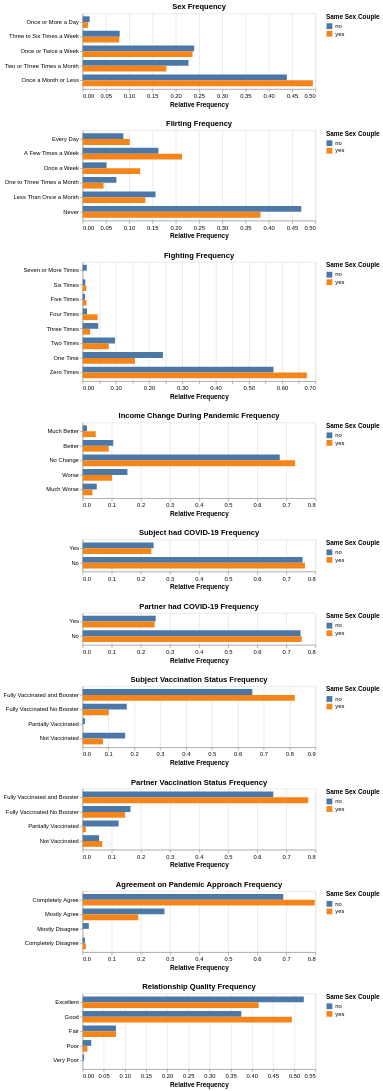

Here is the notebook cell this chart was saved with:
### Code cell
sex_freq_labels = {
  "once_a_month_or_less": "Once a Month or Less",
  "2_to_3_times_a_month": "Two or Three Times a Month",
  "once_or_twice_a_week": "Once or Twice a Week",
  "3_to_6_times_a_week": "Three to Six Times a Week",
  "once_or_more_a_day": "Once or More a Day"
}
hist_sex_freq = histogram_plot(hcmst, 'sex_frequency', 'same_sex_couple', sex_freq_labels, 'Sex Frequency')

flirt_freq_labels = {
  "never": "Never",
  "less_than_once_a_month": "Less Than Once a Month",
  "1_to_3_times_a_month": "One to Three Times a Month",
  "once_a_week": "Once a Week",
  "a_few_times_a_week": "A Few Times a Week",
  "every_day": "Every Day" 
}
hist_flirt_freq = histogram_plot(hcmst, "flirts_with_partner", "same_sex_couple", flirt_freq_labels, "Flirting Frequency")

fight_freq_labels = {
  "0_times": "Zero Times",
  "1_time": "One Time",
  "2_times": "Two Times",
  "3_times": "Three Times",
  "4_times": "Four Times",
  "5_times": "Five Times",
  "6_times": "Six Times",
  "7_or_more_times": "Seven or More Times"
}
hist_fight_freq = histogram_plot(hcmst, "fights_with_partner", "same_sex_couple", fight_freq_labels, "Fighting Frequency")

inc_labels = {
  "much_worse": "Much Worse",
  "worse": "Worse",
  "no_change": "No Change",
  "better": "Better",
  "much_better": "Much Better"
}
hist_inc_change_freq = histogram_plot(hcmst, "inc_change_during_pandemic", "same_sex_couple", inc_labels, "Income Change During Pandemic Frequency")

yes_no_label = {
    "no": "No", "yes": "Yes"
}
hist_sub_covid_freq = histogram_plot(hcmst, "subject_had_covid", "same_sex_couple", yes_no_label, "Subject had COVID-19 Frequency")
hist_par_covid_freq = histogram_plot(hcmst, "partner_had_covid", "same_sex_couple", yes_no_label, "Partner had COVID-19 Frequency")

vax_label ={
  "not_vaccinated": "Not Vaccinated",
  "partially_vaccinated": "Partially Vaccinated",
  "fully_vaccinated_no_booster": "Fully Vaccinated No Booster",
  "fully_vaccinated_and_booster": "Fully Vaccinated and Booster"
}
hist_sub_vax_freq = histogram_plot(hcmst, "subject_vaccinated", "same_sex_couple", vax_label, "Subject Vaccination Status Frequency")
hist_par_vax_freq = histogram_plot(hcmst, "partner_vaccinated", "same_sex_couple", vax_label, "Partner Vaccination Status Frequency")

approach_label = {
  "completely_disagree": "Completely Disagree",
  "mostly_disagree": "Mostly Disagree",
  "mostly_agree": "Mostly Agree",
  "completely_agree": "Completely Agree"
}
hist_cov_approach_freq = histogram_plot(hcmst, "agree_covid_approach", "same_sex_couple", approach_label, "Agreement on Pandemic Approach Frequency")

quality_label = {
  "very_poor": "Very Poor",
  "poor": "Poor",
  "fair": "Fair",
  "good": "Good",
  "excellent": "Excellent"
}
hist_quality_freq = histogram_plot(hcmst, "relationship_quality", "same_sex_couple", quality_label, "Relationship Quality Frequency")

alt.vconcat(
  hist_sex_freq,
  hist_flirt_freq,
  hist_fight_freq,
  hist_inc_change_freq,
  hist_sub_covid_freq,
  hist_par_covid_freq,
  hist_sub_vax_freq,
  hist_par_vax_freq,
  hist_cov_approach_freq,
  hist_quality_freq
).resolve_legend(color='independent')

### Figure 1 — Vega-Lite specification as saved in the notebook (floating-point values rounded to 4 significant figures)
{"config": {"view": {"continuousWidth": 300, "continuousHeight": 300}}, "vconcat": [{"data": {"name": "data-0df76c7bda6cae7bb2b020ec0e6b521a"}, "mark": {"type": "bar", "size": 10}, "encoding": {"color": {"field": "same_sex_couple", "title": "Same Sex Couple", "type": "nominal"}, "x": {"field": "prop", "title": "Relative Frequency", "type": "quantitative"}, "y": {"field": "sex_frequency", "scale": {"reverse": true}, "sort": ["Once a Month or Less", "Two or Three Times a Month", "Once or Twice a Week", "Three to Six Times a Week", "Once or More a Day"], "title": null, "type": "ordinal"}, "yOffset": {"field": "same_sex_couple", "type": "nominal"}}, "height": {"step": 10}, "title": "Sex Frequency", "width": 400}, {"data": {"name": "data-b2d7ffc62e3d4486f81adac55bafc09e"}, "mark": {"type": "bar", "size": 10}, "encoding": {"color": {"field": "same_sex_couple", "title": "Same Sex Couple", "type": "nominal"}, "x": {"field": "prop", "title": "Relative Frequency", "type": "quantitative"}, "y": {"field": "flirts_with_partner", "scale": {"reverse": true}, "sort": ["Never", "Less Than Once a Month", "One to Three Times a Month", "Once a Week", "A Few Times a Week", "Every Day"], "title": null, "type": "ordinal"}, "yOffset": {"field": "same_sex_couple", "type": "nominal"}}, "height": {"step": 10}, "title": "Flirting Frequency", "width": 400}, {"data": {"name": "data-0fcb968a018df0e13bb16f17ee873656"}, "mark": {"type": "bar", "size": 10}, "encoding": {"color": {"field": "same_sex_couple", "title": "Same Sex Couple", "type": "nominal"}, "x": {"field": "prop", "title": "Relative Frequency", "type": "quantitative"}, "y": {"field": "fights_with_partner", "scale": {"reverse": true}, "sort": ["Zero Times", "One Time", "Two Times", "Three Times", "Four Times", "Five Times", "Six Times", "Seven or More Times"], "title": null, "type": "ordinal"}, "yOffset": {"field": "same_sex_couple", "type": "nominal"}}, "height": {"step": 10}, "title": "Fighting Frequency", "width": 400}, {"data": {"name": "data-a2ead542f3c7110ed26883071eddcba0"}, "mark": {"type": "bar", "size": 10}, "encoding": {"color": {"field": "same_sex_couple", "title": "Same Sex Couple", "type": "nominal"}, "x": {"field": "prop", "title": "Relative Frequency", "type": "quantitative"}, "y": {"field": "inc_change_during_pandemic", "scale": {"reverse": true}, "sort": ["Much Worse", "Worse", "No Change", "Better", "Much Better"], "title": null, "type": "ordinal"}, "yOffset": {"field": "same_sex_couple", "type": "nominal"}}, "height": {"step": 10}, "title": "Income Change During Pandemic Frequency", "width": 400}, {"data": {"name": "data-1292d59864702347b1351464b8100557"}, "mark": {"type": "bar", "size": 10}, "encoding": {"color": {"field": "same_sex_couple", "title": "Same Sex Couple", "type": "nominal"}, "x": {"field": "prop", "title": "Relative Frequency", "type": "quantitative"}, "y": {"field": "subject_had_covid", "scale": {"reverse": true}, "sort": ["No", "Yes"], "title": null, "type": "ordinal"}, "yOffset": {"field": "same_sex_couple", "type": "nominal"}}, "height": {"step": 10}, "title": "Subject had COVID-19 Frequency", "width": 400}, {"data": {"name": "data-f345367074f48f6709d0be7807181d6b"}, "mark": {"type": "bar", "size": 10}, "encoding": {"color": {"field": "same_sex_couple", "title": "Same Sex Couple", "type": "nominal"}, "x": {"field": "prop", "title": "Relative Frequency", "type": "quantitative"}, "y": {"field": "partner_had_covid", "scale": {"reverse": true}, "sort": ["No", "Yes"], "title": null, "type": "ordinal"}, "yOffset": {"field": "same_sex_couple", "type": "nominal"}}, "height": {"step": 10}, "title": "Partner had COVID-19 Frequency", "width": 400}, {"data": {"name": "data-f5395deda3d782cb2a2161898c61d56f"}, "mark": {"type": "bar", "size": 10}, "encoding": {"color": {"field": "same_sex_couple", "title": "Same Sex Couple", "type": "nominal"}, "x": {"field": "prop", "title": "Relative Frequency", "type": "quantitative"}, "y": {"field": "subject_vaccinated", "scale": {"reverse": true}, "sort": ["Not Vaccinated", "Partially Vaccinated", "Fully Vaccinated No Booster", "Fully Vaccinated and Booster"], "title": null, "type": "ordinal"}, "yOffset": {"field": "same_sex_couple", "type": "nominal"}}, "height": {"step": 10}, "title": "Subject Vaccination Status Frequency", "width": 400}, {"data": {"name": "data-58487182458d8f7e1591eead41d7fce1"}, "mark": {"type": "bar", "size": 10}, "encoding": {"color": {"field": "same_sex_couple", "title": "Same Sex Couple", "type": "nominal"}, "x": {"field": "prop", "title": "Relative Frequency", "type": "quantitative"}, "y": {"field": "partner_vaccinated", "scale": {"reverse": true}, "sort": ["Not Vaccinated", "Partially Vaccinated", "Fully Vaccinated No Booster", "Fully Vaccinated and Booster"], "title": null, "type": "ordinal"}, "yOffset": {"field": "same_sex_couple", "type": "nominal"}}, "height": {"step": 10}, "title": "Partner Vaccination Status Frequency", "width": 400}, {"data": {"name": "data-e4600834a592eab7953d79ff68d79a7c"}, "mark": {"type": "bar", "size": 10}, "encoding": {"color": {"field": "same_sex_couple", "title": "Same Sex Couple", "type": "nominal"}, "x": {"field": "prop", "title": "Relative Frequency", "type": "quantitative"}, "y": {"field": "agree_covid_approach", "scale": {"reverse": true}, "sort": ["Completely Disagree", "Mostly Disagree", "Mostly Agree", "Completely Agree"], "title": null, "type": "ordinal"}, "yOffset": {"field": "same_sex_couple", "type": "nominal"}}, "height": {"step": 10}, "title": "Agreement on Pandemic Approach Frequency", "width": 400}, {"data": {"name": "data-8ace7ac490ada473b252cfdc09f8df90"}, "mark": {"type": "bar", "size": 10}, "encoding": {"color": {"field": "same_sex_couple", "title": "Same Sex Couple", "type": "nominal"}, "x": {"field": "prop", "title": "Relative Frequency", "type": "quantitative"}, "y": {"field": "relationship_quality", "scale": {"reverse": true}, "sort": ["Very Poor", "Poor", "Fair", "Good", "Excellent"], "title": null, "type": "ordinal"}, "yOffset": {"field": "same_sex_couple", "type": "nominal"}}, "height": {"step": 10}, "title": "Relationship Quality Frequency", "width": 400}], "resolve": {"legend": {"color": "independent"}}, "$schema": "https://vega.github.io/schema/vega-lite/v5.20.1.json", "datasets": {"data-0df76c7bda6cae7bb2b020ec0e6b521a": [{"sex_frequency": "Once a Month or Less", "same_sex_couple": "no", "count": 496, "prop": 0.4385}, {"sex_frequency": "Once a Month or Less", "same_sex_couple": "yes", "count": 44, "prop": 0.4944}, {"sex_frequency": "Two or Three Times a Month", "same_sex_couple": "no", "count": 257, "prop": 0.2272}, {"sex_frequency": "Two or Three Times a Month", "same_sex_couple": "yes", "count": 16, "prop": 0.1798}, {"sex_frequency": "Once or Twice a Week", "same_sex_couple": "no", "count": 271, "prop": 0.2396}, {"sex_frequency": "Once or Twice a Week", "same_sex_couple": "yes", "count": 21, "prop": 0.236}, {"sex_frequency": "Three to Six Times a Week", "same_sex_couple": "no", "count": 90, "prop": 0.07958}, {"sex_frequency": "Three to Six Times a Week", "same_sex_couple": "yes", "count": 7, "prop": 0.07865}, {"sex_frequency": "Once or More a Day", "same_sex_couple": "no", "count": 17, "prop": 0.01503}, {"sex_frequency": "Once or More a Day", "same_sex_couple": "yes", "count": 1, "prop": 0.01124}], "data-b2d7ffc62e3d4486f81adac55bafc09e": [{"flirts_with_partner": "Never", "same_sex_couple": "no", "count": 531, "prop": 0.4695}, {"flirts_with_partner": "Never", "same_sex_couple": "yes", "count": 34, "prop": 0.382}, {"flirts_with_partner": "Less Than Once a Month", "same_sex_couple": "no", "count": 177, "prop": 0.1565}, {"flirts_with_partner": "Less Than Once a Month", "same_sex_couple": "yes", "count": 12, "prop": 0.1348}, {"flirts_with_partner": "One to Three Times a Month", "same_sex_couple": "no", "count": 82, "prop": 0.0725}, {"flirts_with_partner": "One to Three Times a Month", "same_sex_couple": "yes", "count": 4, "prop": 0.04494}, {"flirts_with_partner": "Once a Week", "same_sex_couple": "no", "count": 58, "prop": 0.05128}, {"flirts_with_partner": "Once a Week", "same_sex_couple": "yes", "count": 11, "prop": 0.1236}, {"flirts_with_partner": "A Few Times a Week", "same_sex_couple": "no", "count": 184, "prop": 0.1627}, {"flirts_with_partner": "A Few Times a Week", "same_sex_couple": "yes", "count": 19, "prop": 0.2135}, {"flirts_with_partner": "Every Day", "same_sex_couple": "no", "count": 99, "prop": 0.08753}, {"flirts_with_partner": "Every Day", "same_sex_couple": "yes", "count": 9, "prop": 0.1011}], "data-0fcb968a018df0e13bb16f17ee873656": [{"fights_with_partner": "Zero Times", "same_sex_couple": "no", "count": 649, "prop": 0.5738}, {"fights_with_partner": "Zero Times", "same_sex_couple": "yes", "count": 60, "prop": 0.6742}, {"fights_with_partner": "One Time", "same_sex_couple": "no", "count": 273, "prop": 0.2414}, {"fights_with_partner": "One Time", "same_sex_couple": "yes", "count": 14, "prop": 0.1573}, {"fights_with_partner": "Two Times", "same_sex_couple": "no", "count": 110, "prop": 0.09726}, {"fights_with_partner": "Two Times", "same_sex_couple": "yes", "count": 7, "prop": 0.07865}, {"fights_with_partner": "Three Times", "same_sex_couple": "no", "count": 53, "prop": 0.04686}, {"fights_with_partner": "Three Times", "same_sex_couple": "yes", "count": 2, "prop": 0.02247}, {"fights_with_partner": "Four Times", "same_sex_couple": "no", "count": 15, "prop": 0.01326}, {"fights_with_partner": "Four Times", "same_sex_couple": "yes", "count": 4, "prop": 0.04494}, {"fights_with_partner": "Five Times", "same_sex_couple": "no", "count": 8, "prop": 0.007073}, {"fights_with_partner": "Five Times", "same_sex_couple": "yes", "count": 1, "prop": 0.01124}, {"fights_with_partner": "Six Times", "same_sex_couple": "no", "count": 9, "prop": 0.007958}, {"fights_with_partner": "Six Times", "same_sex_couple": "yes", "count": 1, "prop": 0.01124}, {"fights_with_partner": "Seven or More Times", "same_sex_couple": "no", "count": 14, "prop": 0.01238}, {"fights_with_partner": "Seven or More Times", "same_sex_couple": "yes", "count": 0, "prop": 0.0}], "data-a2ead542f3c7110ed26883071eddcba0": [{"inc_change_during_pandemic": "Much Worse", "same_sex_couple": "no", "count": 55, "prop": 0.04863}, {"inc_change_during_pandemic": "Much Worse", "same_sex_couple": "yes", "count": 3, "prop": 0.03371}, {"inc_change_during_pandemic": "Worse", "same_sex_couple": "no", "count": 174, "prop": 0.1538}, {"inc_change_during_pandemic": "Worse", "same_sex_couple": "yes", "count": 9, "prop": 0.1011}, {"inc_change_during_pandemic": "No Change", "same_sex_couple": "no", "count": 766, "prop": 0.6773}, {"inc_change_during_pandemic": "No Change", "same_sex_couple": "yes", "count": 65, "prop": 0.7303}, {"inc_change_during_pandemic": "Better", "same_sex_couple": "no", "count": 119, "prop": 0.1052}, {"inc_change_during_pandemic": "Better", "same_sex_couple": "yes", "count": 8, "prop": 0.08989}, {"inc_change_during_pandemic": "Much Better", "same_sex_couple": "no", "count": 17, "prop": 0.01503}, {"inc_change_during_pandemic": "Much Better", "same_sex_couple": "yes", "count": 4, "prop": 0.04494}], "data-1292d59864702347b1351464b8100557": [{"subject_had_covid": "No", "same_sex_couple": "no", "count": 855, "prop": 0.756}, {"subject_had_covid": "No", "same_sex_couple": "yes", "count": 68, "prop": 0.764}, {"subject_had_covid": "Yes", "same_sex_couple": "no", "count": 276, "prop": 0.244}, {"subject_had_covid": "Yes", "same_sex_couple": "yes", "count": 21, "prop": 0.236}], "data-f345367074f48f6709d0be7807181d6b": [{"partner_had_covid": "No", "same_sex_couple": "no", "count": 847, "prop": 0.7489}, {"partner_had_covid": "No", "same_sex_couple": "yes", "count": 67, "prop": 0.7528}, {"partner_had_covid": "Yes", "same_sex_couple": "no", "count": 284, "prop": 0.2511}, {"partner_had_covid": "Yes", "same_sex_couple": "yes", "count": 22, "prop": 0.2472}], "data-f5395deda3d782cb2a2161898c61d56f": [{"subject_vaccinated": "Not Vaccinated", "same_sex_couple": "no", "count": 186, "prop": 0.1645}, {"subject_vaccinated": "Not Vaccinated", "same_sex_couple": "yes", "count": 7, "prop": 0.07865}, {"subject_vaccinated": "Partially Vaccinated", "same_sex_couple": "no", "count": 10, "prop": 0.008842}, {"subject_vaccinated": "Partially Vaccinated", "same_sex_couple": "yes", "count": 0, "prop": 0.0}, {"subject_vaccinated": "Fully Vaccinated No Booster", "same_sex_couple": "no", "count": 193, "prop": 0.1706}, {"subject_vaccinated": "Fully Vaccinated No Booster", "same_sex_couple": "yes", "count": 9, "prop": 0.1011}, {"subject_vaccinated": "Fully Vaccinated and Booster", "same_sex_couple": "no", "count": 742, "prop": 0.6561}, {"subject_vaccinated": "Fully Vaccinated and Booster", "same_sex_couple": "yes", "count": 73, "prop": 0.8202}], "data-58487182458d8f7e1591eead41d7fce1": [{"partner_vaccinated": "Not Vaccinated", "same_sex_couple": "no", "count": 64, "prop": 0.05659}, {"partner_vaccinated": "Not Vaccinated", "same_sex_couple": "yes", "count": 6, "prop": 0.06742}, {"partner_vaccinated": "Partially Vaccinated", "same_sex_couple": "no", "count": 140, "prop": 0.1238}, {"partner_vaccinated": "Partially Vaccinated", "same_sex_couple": "yes", "count": 1, "prop": 0.01124}, {"partner_vaccinated": "Fully Vaccinated No Booster", "same_sex_couple": "no", "count": 186, "prop": 0.1645}, {"partner_vaccinated": "Fully Vaccinated No Booster", "same_sex_couple": "yes", "count": 13, "prop": 0.1461}, {"partner_vaccinated": "Fully Vaccinated and Booster", "same_sex_couple": "no", "count": 741, "prop": 0.6552}, {"partner_vaccinated": "Fully Vaccinated and Booster", "same_sex_couple": "yes", "count": 69, "prop": 0.7753}], "data-e4600834a592eab7953d79ff68d79a7c": [{"agree_covid_approach": "Completely Disagree", "same_sex_couple": "no", "count": 9, "prop": 0.007958}, {"agree_covid_approach": "Completely Disagree", "same_sex_couple": "yes", "count": 1, "prop": 0.01124}, {"agree_covid_approach": "Mostly Disagree", "same_sex_couple": "no", "count": 24, "prop": 0.02122}, {"agree_covid_approach": "Mostly Disagree", "same_sex_couple": "yes", "count": 0, "prop": 0.0}, {"agree_covid_approach": "Mostly Agree", "same_sex_couple": "no", "count": 318, "prop": 0.2812}, {"agree_covid_approach": "Mostly Agree", "same_sex_couple": "yes", "count": 17, "prop": 0.191}, {"agree_covid_approach": "Completely Agree", "same_sex_couple": "no", "count": 780, "prop": 0.6897}, {"agree_covid_approach": "Completely Agree", "same_sex_couple": "yes", "count": 71, "prop": 0.7978}], "data-8ace7ac490ada473b252cfdc09f8df90": [{"relationship_quality": "Very Poor", "same_sex_couple": "no", "count": 4, "prop": 0.003537}, {"relationship_quality": "Very Poor", "same_sex_couple": "yes", "count": 0, "prop": 0.0}, {"relationship_quality": "Poor", "same_sex_couple": "no", "count": 23, "prop": 0.02034}, {"relationship_quality": "Poor", "same_sex_couple": "yes", "count": 1, "prop": 0.01124}, {"relationship_quality": "Fair", "same_sex_couple": "no", "count": 89, "prop": 0.07869}, {"relationship_quality": "Fair", "same_sex_couple": "yes", "count": 7, "prop": 0.07865}, {"relationship_quality": "Good", "same_sex_couple": "no", "count": 424, "prop": 0.3749}, {"relationship_quality": "Good", "same_sex_couple": "yes", "count": 44, "prop": 0.4944}, {"relationship_quality": "Excellent", "same_sex_couple": "no", "count": 591, "prop": 0.5225}, {"relationship_quality": "Excellent", "same_sex_couple": "yes", "count": 37, "prop": 0.4157}]}}
